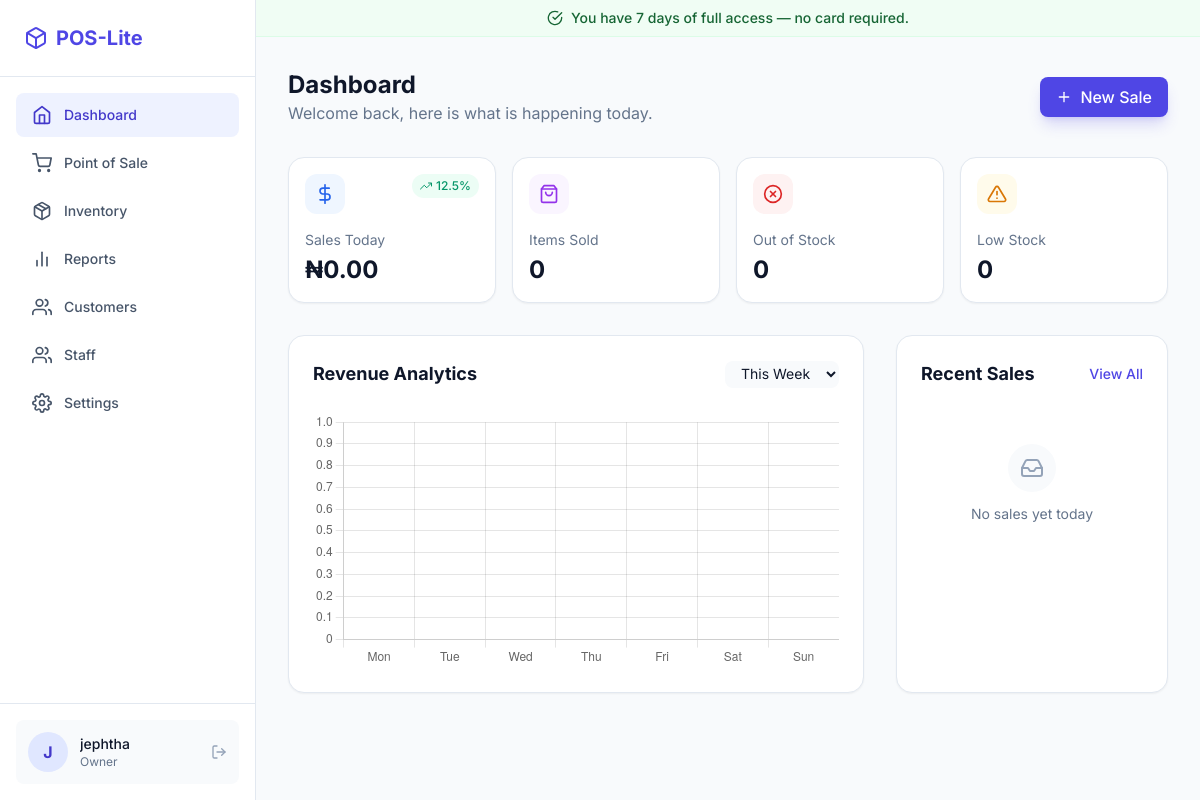
Page /store/dashboard/ (signed in) on the earlier database version.
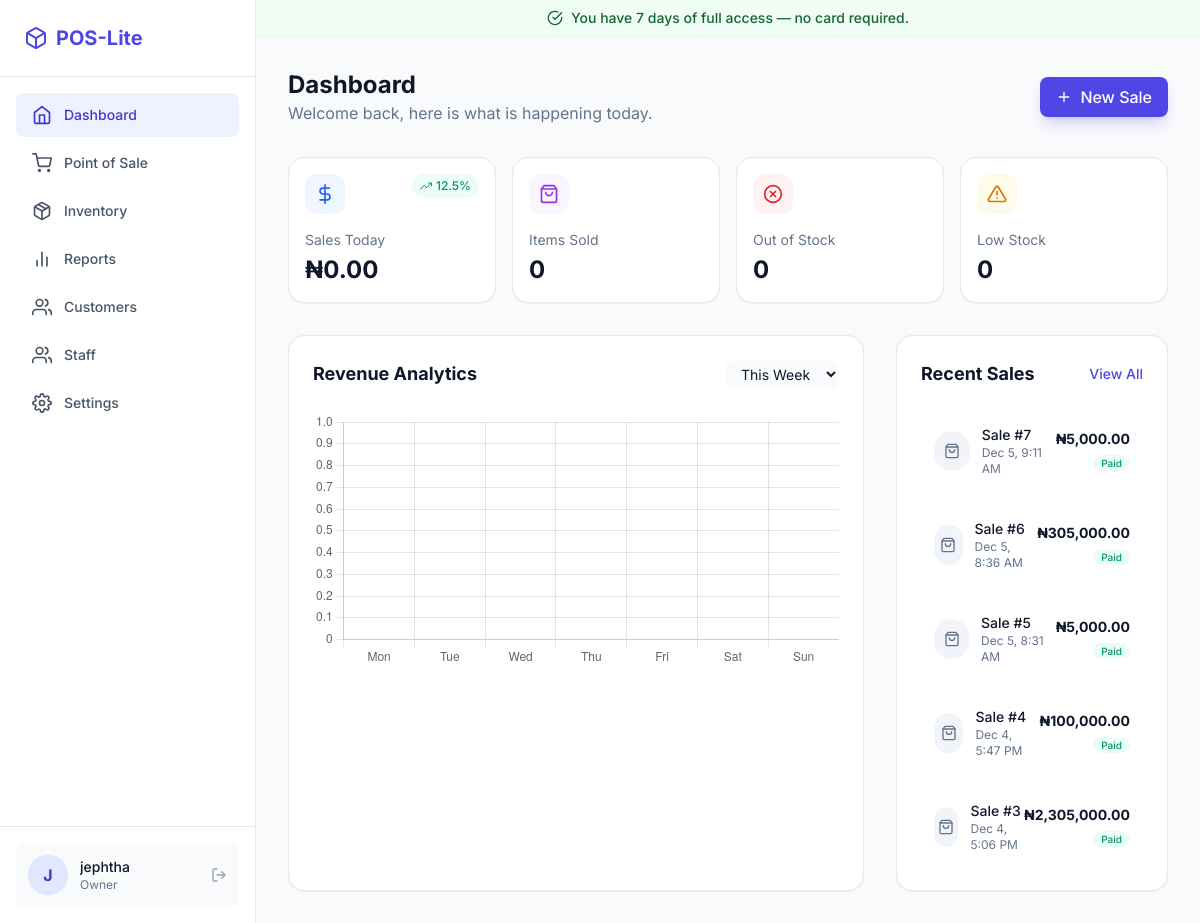
Same page on the later database version.
### users/models.py (models this page shows, shortened)
class User(AbstractUser):
    class Role(models.TextChoices):
        OWNER = "OWNER", "Owner"
        STAFF = "STAFF", "Staff"
    role = models.CharField(max_length=50, choices=Role.choices, default=Role.STAFF)
    phone = models.CharField(max_length=15, blank=True, null=True)
    class SubscriptionStatus(models.TextChoices):
        TRIAL = "TRIAL", "Trial"
        ACTIVE = "ACTIVE", "Active"
        EXPIRED = "EXPIRED", "Expired"
        GRACE = "GRACE", "Grace Period"
    subscription_status = models.CharField(
        max_length=20,
        choices=SubscriptionStatus.choices,
        default=SubscriptionStatus.TRIAL
    )
    trial_start_date = models.DateTimeField(default=timezone.now)
    subscription_end_date = models.DateTimeField(null=True, blank=True)

### store/models.py (models this page shows, shortened)
class Sale(models.Model):
    PAYMENT_METHODS = [
        ('CASH', 'Cash'),
        ('TRANSFER', 'Transfer'),
        ('POS', 'POS'),
    ]
    user = models.ForeignKey(settings.AUTH_USER_MODEL, on_delete=models.PROTECT)
    customer = models.ForeignKey(Customer, on_delete=models.SET_NULL, null=True, blank=True, related_name='sales')
    total_amount = models.DecimalField(max_digits=12, decimal_places=2, default=0)
    payment_method = models.CharField(max_length=20, choices=PAYMENT_METHODS, default='CASH')
    reference = models.CharField(max_length=50, unique=True, blank=True)
    created_at = models.DateTimeField(default=timezone.now)

### store/views.py (the view)
# urls.py: path('dashboard/', views.dashboard, name='dashboard'),
@login_required
def dashboard(request):
    today = timezone.now().date()
    total_products = Product.objects.count()
    low_stock_count = Product.objects.filter(stock_quantity__lte=F('low_stock_threshold')).count()
    out_of_stock_count = Product.objects.filter(stock_quantity=0).count()
    sales_today = Sale.objects.filter(created_at__date=today).aggregate(total=Sum('total_amount'))['total'] or 0
    items_sold_today = SaleItem.objects.filter(sale__created_at__date=today).aggregate(total=Sum('quantity'))['total'] or 0
    low_items = Product.objects.filter(stock_quantity__gt=0, stock_quantity__lte=F('low_stock_threshold')).order_by('stock_quantity')[:5]
    out_items = Product.objects.filter(stock_quantity=0).order_by('name')[:5]
    start = today - timezone.timedelta(days=today.weekday())
    labels = []
    weekly = []
    for i in range(7):
        day = start + timezone.timedelta(days=i)
        labels.append(day.strftime('%a'))
        amt = Sale.objects.filter(created_at__date=day).aggregate(total=Sum('total_amount'))['total'] or 0
        weekly.append(float(amt))
    recent_sales = Sale.objects.order_by('-created_at')[:5]
    context = {
        'kpis': {
            'sales_today': sales_today,
            'total_products': total_products,
            'low_stock': low_stock_count,
            'out_of_stock': out_of_stock_count,
            'items_sold_today': items_sold_today,
        },
        'low_items': low_items,
        'out_items': out_items,
        'weekly_labels': labels,
        'weekly_data': weekly,
        'recent_sales': recent_sales,
    }
    return render(request, 'store/dashboard.html', context)

### templates/store/dashboard.html (shortened to what this page needs)
{% extends 'layouts/app.html' %}
{% load humanize %}
{% block content %}
<div class="hidden md:flex items-center justify-between mb-8">
  <div>
    <h1 class="text-2xl font-bold text-slate-900 dark:text-white">Dashboard</h1>
    <p class="text-slate-500 dark:text-slate-400">Welcome back, here is what is happening today.</p>
  </div>
  <div class="flex gap-3">
    <a href="{% url 'pos' %}" class="inline-flex items-center gap-2 px-4 py-2 bg-primary-600 hover:bg-primary-700 text-white rounded-lg font-medium transition-colors shadow-lg shadow-primary-600/20">
      <i data-feather="plus" class="w-4 h-4"></i>
      New Sale
    </a>
  </div>
</div>
<div class="grid grid-cols-2 md:grid-cols-4 gap-4 mb-8">
  <div class="bg-white dark:bg-slate-900 p-4 rounded-2xl border border-slate-200 dark:border-slate-800 shadow-sm">
    <div class="flex items-start justify-between mb-4">
      <div class="w-10 h-10 rounded-xl bg-blue-50 dark:bg-blue-900/20 text-blue-600 dark:text-blue-400 flex items-center justify-center">
        <i data-feather="dollar-sign" class="w-5 h-5"></i>
      </div>
      <span class="inline-flex items-center gap-1 text-xs font-medium text-emerald-600 bg-emerald-50 dark:bg-emerald-900/20 px-2 py-1 rounded-full">
        <i data-feather="trending-up" class="w-3 h-3"></i>
        12.5%
      </span>
    </div>
    <p class="text-sm text-slate-500 dark:text-slate-400">Sales Today</p>
    <h3 class="text-xl md:text-2xl font-bold text-slate-900 dark:text-white mt-1">₦{{ kpis.sales_today|default:0|floatformat:2|intcomma }}</h3>
  </div>
  <div class="bg-white dark:bg-slate-900 p-4 rounded-2xl border border-slate-200 dark:border-slate-800 shadow-sm">
    <div class="flex items-start justify-between mb-4">
      <div class="w-10 h-10 rounded-xl bg-purple-50 dark:bg-purple-900/20 text-purple-600 dark:text-purple-400 flex items-center justify-center">
        <i data-feather="shopping-bag" class="w-5 h-5"></i>
      </div>
    </div>
    <p class="text-sm text-slate-500 dark:text-slate-400">Items Sold</p>
    <h3 class="text-xl md:text-2xl font-bold text-slate-900 dark:text-white mt-1">{{ kpis.items_sold_today|default:0 }}</h3>
  </div>
  <div class="bg-white dark:bg-slate-900 p-4 rounded-2xl border border-slate-200 dark:border-slate-800 shadow-sm">
    <div class="flex items-start justify-between mb-4">
      <div class="w-10 h-10 rounded-xl bg-red-50 dark:bg-red-900/20 text-red-600 dark:text-red-400 flex items-center justify-center">
        <i data-feather="x-circle" class="w-5 h-5"></i>
      </div>
    </div>
    <p class="text-sm text-slate-500 dark:text-slate-400">Out of Stock</p>
    <h3 class="text-xl md:text-2xl font-bold text-slate-900 dark:text-white mt-1">{{ kpis.out_of_stock|default:0 }}</h3>
  </div>
  <div class="bg-white dark:bg-slate-900 p-4 rounded-2xl border border-slate-200 dark:border-slate-800 shadow-sm">
    <div class="flex items-start justify-between mb-4">
      <div class="w-10 h-10 rounded-xl bg-amber-50 dark:bg-amber-900/20 text-amber-600 dark:text-amber-400 flex items-center justify-center">
        <i data-feather="alert-triangle" class="w-5 h-5"></i>
      </div>
    </div>
    <p class="text-sm text-slate-500 dark:text-slate-400">Low Stock</p>
    <h3 class="text-xl md:text-2xl font-bold text-slate-900 dark:text-white mt-1">{{ kpis.low_stock|default:0 }}</h3>
  </div>
</div>
<div class="grid grid-cols-1 lg:grid-cols-3 gap-8">
  <div class="lg:col-span-2 bg-white dark:bg-slate-900 p-6 rounded-2xl border border-slate-200 dark:border-slate-800 shadow-sm">
    <div class="flex items-center justify-between mb-6">
      <h3 class="text-lg font-bold text-slate-900 dark:text-white">Revenue Analytics</h3>
      <select class="text-sm border-none bg-slate-50 dark:bg-slate-800 rounded-lg px-3 py-1 focus:ring-0">
        <option>This Week</option>
      </select>
    </div>
    <div class="h-64 w-full relative">
      <canvas id="revenueChart" style="opacity:0" data-type="bar" data-labels='["Mon","Tue","Wed","Thu","Fri","Sat","Sun"]' data-series='{{ weekly_data|default:"[12000,19000,3000,5000,2000,3000,15000]"|safe }}'></canvas>
    </div>
  </div>
  <div class="bg-white dark:bg-slate-900 p-6 rounded-2xl border border-slate-200 dark:border-slate-800 shadow-sm">
    <div class="flex items-center justify-between mb-6">
      <h3 class="text-lg font-bold text-slate-900 dark:text-white">Recent Sales</h3>
      <a href="{% url 'sales_report' %}" class="text-sm text-primary-600 hover:text-primary-700 font-medium">View All</a>
    </div>
    <div class="space-y-4">
      {% for sale in recent_sales %}
      <div class="flex items-center justify-between p-3 hover:bg-slate-50 dark:hover:bg-slate-800 rounded-xl transition-colors cursor-pointer border border-transparent hover:border-slate-100 dark:hover:border-slate-700">
        <div class="flex items-center gap-3">
          <div class="w-10 h-10 rounded-full bg-slate-100 dark:bg-slate-800 flex items-center justify-center text-slate-500">
            <i data-feather="shopping-bag" class="w-4 h-4"></i>
          </div>
          <div>
            <p class="text-sm font-medium text-slate-900 dark:text-white">Sale #{{ sale.id }}</p>
            <p class="text-xs text-slate-500">{{ sale.created_at|date:"M j, g:i A" }}</p>
          </div>
        </div>
        <div class="text-right">
          <p class="text-sm font-bold text-slate-900 dark:text-white">₦{{ sale.total_amount|intcomma }}</p>
          <span class="text-[10px] font-medium text-emerald-600 bg-emerald-50 dark:bg-emerald-900/20 px-2 py-0.5 rounded-full">Paid</span>
        </div>
      </div>
      {% empty %}
      <div class="text-center py-8">
        <div class="w-12 h-12 bg-slate-50 dark:bg-slate-800 rounded-full flex items-center justify-center mx-auto mb-3">
          <i data-feather="inbox" class="w-6 h-6 text-slate-400"></i>
        </div>
        <p class="text-sm text-slate-500">No sales yet today</p>
      </div>
      {% endfor %}
    </div>
  </div>
</div>
{% endblock %}

### templates/layouts/app.html (shortened to what this page needs)
{% extends 'base.html' %} {% block layout %}
<div class="flex h-screen overflow-hidden">
  <aside
    class="hidden md:flex flex-col w-64 border-r border-slate-200 dark:border-slate-800 bg-white dark:bg-slate-900"
  >
    <div class="p-6 border-b border-slate-200 dark:border-slate-800">
      <h1
        class="text-xl font-bold text-primary-600 dark:text-primary-400 flex items-center gap-2"
      >
        <i data-feather="box"></i> POS-Lite
      </h1>
    </div>
    <nav class="flex-1 overflow-y-auto p-4 space-y-1">
      <a
        href="{% url 'dashboard' %}"
        class="flex items-center gap-3 px-4 py-3 text-sm font-medium rounded-lg {% if request.resolver_match.url_name == 'dashboard' %}bg-primary-50 text-primary-700 dark:bg-primary-900/20 dark:text-primary-400{% else %}text-slate-600 dark:text-slate-400 hover:bg-slate-50 dark:hover:bg-slate-800{% endif %}"
      >
        <i data-feather="home" class="w-5 h-5"></i>
        Dashboard
      </a>
      <a
        href="{% url 'pos' %}"
        class="flex items-center gap-3 px-4 py-3 text-sm font-medium rounded-lg {% if request.resolver_match.url_name == 'pos' %}bg-primary-50 text-primary-700 dark:bg-primary-900/20 dark:text-primary-400{% else %}text-slate-600 dark:text-slate-400 hover:bg-slate-50 dark:hover:bg-slate-800{% endif %}"
      >
        <i data-feather="shopping-cart" class="w-5 h-5"></i>
        Point of Sale
      </a>
      {% if request.user.role == 'OWNER' %}
      <a
        href="{% url 'product_list' %}"
        class="flex items-center gap-3 px-4 py-3 text-sm font-medium rounded-lg {% if request.resolver_match.url_name == 'product_list' %}bg-primary-50 text-primary-700 dark:bg-primary-900/20 dark:text-primary-400{% else %}text-slate-600 dark:text-slate-400 hover:bg-slate-50 dark:hover:bg-slate-800{% endif %}"
      >
        <i data-feather="package" class="w-5 h-5"></i>
        Inventory
      </a>
      {% endif %}
      <a
        href="{% url 'sales_report' %}"
        class="flex items-center gap-3 px-4 py-3 text-sm font-medium rounded-lg {% if request.resolver_match.url_name == 'sales_report' %}bg-primary-50 text-primary-700 dark:bg-primary-900/20 dark:text-primary-400{% else %}text-slate-600 dark:text-slate-400 hover:bg-slate-50 dark:hover:bg-slate-800{% endif %}"
      >
        <i data-feather="bar-chart-2" class="w-5 h-5"></i>
        Reports
      </a>
      <a
        href="{% url 'customer_list' %}"
        class="flex items-center gap-3 px-4 py-3 text-sm font-medium rounded-lg {% if request.resolver_match.url_name == 'customer_list' %}bg-primary-50 text-primary-700 dark:bg-primary-900/20 dark:text-primary-400{% else %}text-slate-600 dark:text-slate-400 hover:bg-slate-50 dark:hover:bg-slate-800{% endif %}"
      >
        <i data-feather="users" class="w-5 h-5"></i>
        Customers
      </a>
      {% if request.user.role == 'OWNER' %}
      <a
        href="{% url 'staff_list' %}"
        class="flex items-center gap-3 px-4 py-3 text-sm font-medium rounded-lg {% if request.resolver_match.url_name == 'staff_list' or request.resolver_match.url_name == 'staff_create' or request.resolver_match.url_name == 'staff_edit' %}bg-primary-50 text-primary-700 dark:bg-primary-900/20 dark:text-primary-400{% else %}text-slate-600 dark:text-slate-400 hover:bg-slate-50 dark:hover:bg-slate-800{% endif %}"
      >
        <i data-feather="users" class="w-5 h-5"></i>
        Staff
      </a>
      <a
        href="{% url 'settings' %}"
        class="flex items-center gap-3 px-4 py-3 text-sm font-medium rounded-lg {% if request.resolver_match.url_name == 'settings' %}bg-primary-50 text-primary-700 dark:bg-primary-900/20 dark:text-primary-400{% else %}text-slate-600 dark:text-slate-400 hover:bg-slate-50 dark:hover:bg-slate-800{% endif %}"
      >
        <i data-feather="settings" class="w-5 h-5"></i>
        Settings
      </a>
      {% endif %}
    </nav>
    <div class="p-4 border-t border-slate-200 dark:border-slate-800">
      <div
        class="flex items-center gap-3 p-3 rounded-lg bg-slate-50 dark:bg-slate-800"
      >
        <div
          class="w-10 h-10 rounded-full bg-primary-100 dark:bg-primary-900 flex items-center justify-center text-primary-700 dark:text-primary-300 font-bold"
        >
          {{ request.user.username|slice:":1"|upper }}
        </div>
        <div class="flex-1 min-w-0">
          <p class="text-sm font-medium truncate">
            {{ request.user.username }}
          </p>
          <p class="text-xs text-slate-500 truncate">
            {{ request.user.get_role_display }}
          </p>
        </div>
        <a
          href="{% url 'logout' %}"
          class="text-slate-400 hover:text-red-500 transition-colors"
        >
          <i data-feather="log-out" class="w-4 h-4"></i>
        </a>
      </div>
    </div>
  </aside>
  <div class="flex-1 flex flex-col h-full overflow-hidden relative">
    {% if is_trial and not is_expired %}
    <div
      class="bg-green-50 dark:bg-green-900/20 border-b border-green-100 dark:border-green-900/30 px-4 py-2 text-center text-sm"
    >
      <p
        class="text-green-800 dark:text-green-300 font-medium flex items-center justify-center gap-2"
      >
        <i data-feather="check-circle" class="w-4 h-4"></i>
        <span
          >You have {{ days_left }} days of full access — no card
          required.</span
        >
      </p>
    </div>
    {% endif %}
    <main
      class="flex-1 overflow-y-auto overflow-x-hidden p-4 md:p-8 pb-24 md:pb-8"
    >
      <div id="main-content" class="max-w-7xl mx-auto w-full">
        {% block content %}{% endblock %}
      </div>
  </div>
</div>
{% endblock %}

### templates/base.html (shortened to what this page needs)
<!DOCTYPE html>
<html lang="en" class="h-full">
  <head>
    <script src="https://cdn.tailwindcss.com"></script>
  </head>
  <body
    class="h-full bg-slate-50 dark:bg-slate-950 text-slate-900 dark:text-slate-50 antialiased transition-colors duration-200"
  >
    {% block layout %}{% endblock %}
  </body>
</html>

Differences in the rows shown:
added Sale: id "7", created_at "Dec 5, 9:11 AM", total_amount "5,000.00"
added Sale: id "6", created_at "Dec 5, 8:36 AM", total_amount "305,000.00"
added Sale: id "5", created_at "Dec 5, 8:31 AM", total_amount "5,000.00"
added Sale: id "4", created_at "Dec 4, 5:47 PM", total_amount "100,000.00"
added Sale: id "3", created_at "Dec 4, 5:06 PM", total_amount "2,305,000.00"
Other differences:
text no longer shown: "No sales yet today"
